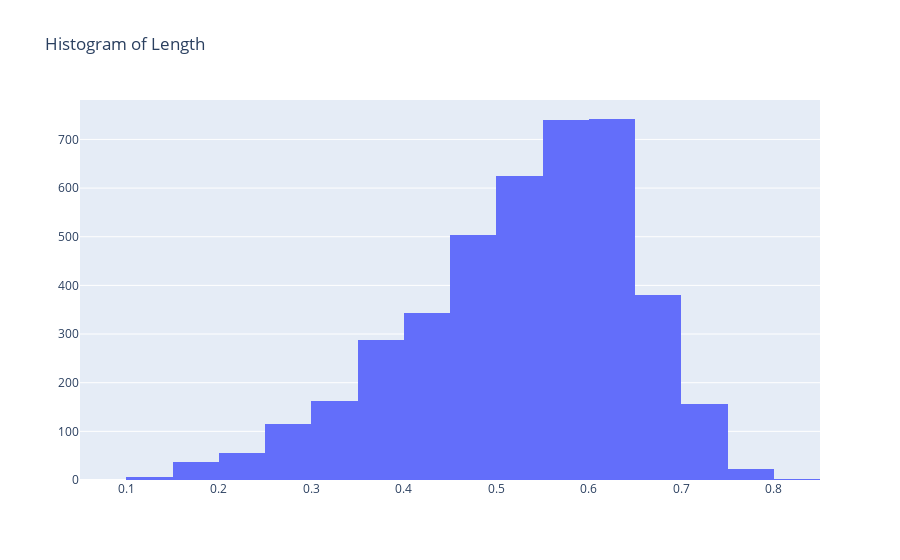

The notebook cell this image was saved under:
### Code cell
# create a fig from data & layout, and plot the fig
fig = go.Figure(data=data, layout=Layout)
fig.show()

### Figure 1 — Plotly figure (JSON) as saved in the notebook; plotly's stock layout.template omitted (floating-point values rounded to 4 significant figures; data arrays with more than 128 entries replaced by an {"elided": "..."} marker saying what was removed)
{"data": [{"type": "histogram", "x": {"elided": "4177 float values"}, "xbins": {"end": 1, "size": 0.05, "start": 0}}], "layout": {"title": {"text": "Histogram of Length"}}}
